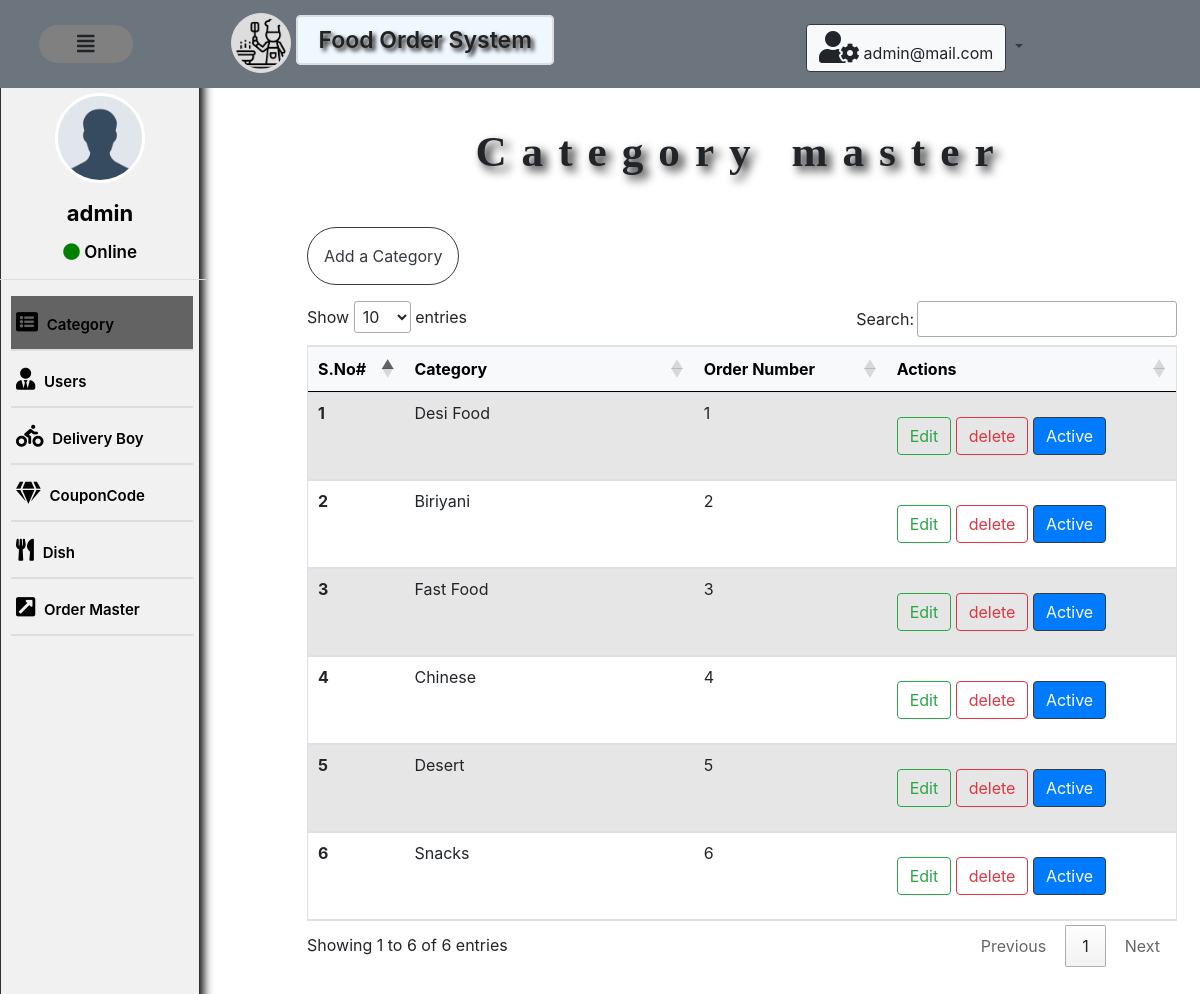
The app's page /admin/category.php (signed in) with its own data.
### tables this page shows
CREATE TABLE `category` (
  `id` int(11) NOT NULL,
  `category` varchar(11) NOT NULL,
  `order_num` int(11) NOT NULL,
  `status` int(11) NOT NULL,
  `added_on` timestamp NOT NULL DEFAULT current_timestamp() ON UPDATE current_timestamp()
);

### admin/category.php (the view, shortened to what this page needs)
<?php
require '../_dbConnect.php';
 include './_top.php';
?>
<!doctype html>
<html lang="en">
<head>
    <link rel="stylesheet" href="https://maxcdn.bootstrapcdn.com/bootstrap/4.0.0/css/bootstrap.min.css">
    <link href="https://cdnjs.cloudflare.com/ajax/libs/font-awesome/5.15.1/css/all.min.css" rel="stylesheet" />
    <link rel="stylesheet" href="//cdn.datatables.net/1.10.25/css/jquery.dataTables.min.css">
</head>
<body>
    <div class="container bg-gray col-md-9 col-10  d-inline-block float-right mx-2 mb-5 mt-5">
        <h4 class="effect">Category master</h4>
        <a type="button" href="addCategory.php" class="btn btn-outline-dark border border-dark rounded-pill my-3  p-3" >Add a Category</a>
        <table class="table table-striped mt-3 border" id="myTable" >
            <thead class="table-light ">
                <tr>
                    <th scope="col" width="10%">S.No#</th>
                    <th scope="col" width="30%">Category</th>
                    <th scope="col" width="20%">Order Number</th>
                    <th scope="col mx-2" width="30%">Actions</th>
                </tr>
            </thead>
            <tbody>
                <?php
                $sql = "SELECT * FROM `category` WHERE 1";
                $result = mysqli_query($connection, $sql);
                $numRow = mysqli_num_rows($result);
                if ($numRow > 0) {
                    $i = 1;
                    while ($fetchRow = mysqli_fetch_assoc($result)) {
                        echo '
                   <tr>
                 <th scope="row">' . $i . '</th>
                 <td> ' .   $fetchRow['category'] . ' </td>
                 <td>' .   $fetchRow['order_num'] . '</td>
                 <td> <a type="button" href="?Id='.$fetchRow['id'].'" class=" edit btn  btn-outline-success my-3" id="'.$fetchRow['id'].'"   data-bs-target="#exampleModal"  data-bs-toggle="modal" > Edit</a> </a>
                 <input type="hidden"  id="delsno" name="delsno">
                 <a type="button" class=" delete btn  btn-outline-danger my-2" href="?Id='.$fetchRow['id'].'&type=delete"  id="'.$fetchRow['id'].'"> delete</a>
                 ';
                  if($fetchRow['status']=='1'){
                      echo '  <a type="button" class="btn  btn-primary border-dark"  href="?Id='.$fetchRow['id'].'&type=deactive">Active</a> ';
                  }
                  else{
                      echo '<a type="button" class="btn  btn-warning border-dark" href="?Id='.$fetchRow['id'].'&type=active">Deactive </a> ';
                  }
                 echo '</td>  </tr> ';
                        $i++;
                    }
                } else {
                    echo '<div class="alert alert-warning" role="alert">
                    <i class="fas fa-exclamation-triangle"></i> No records found
                  </div>';
                }
                ?>
            </tbody>
        </table>
    </div>
</body>
</html>

### admin/style.css (style rules this page uses)
.effect { font-size: 2.7rem; font-weight: 700; text-shadow: 5px 5px 10px #111; padding: 25px 0; margin-top: 3.3rem; text-align: center; letter-spacing: 15px; font-family: Verdana; }

### records on screen
category: category "Desi Food", order_num "1"
category: category "Biriyani", order_num "2"
category: category "Fast Food", order_num "3"
category: category "Chinese", order_num "4"
category: category "Desert", order_num "5"
category: category "Snacks", order_num "6"

### other values on screen
substr($_SESSION['name'],0,20) "admin@mail.com"
substr($_SESSION['name'],0,05) "admin"
